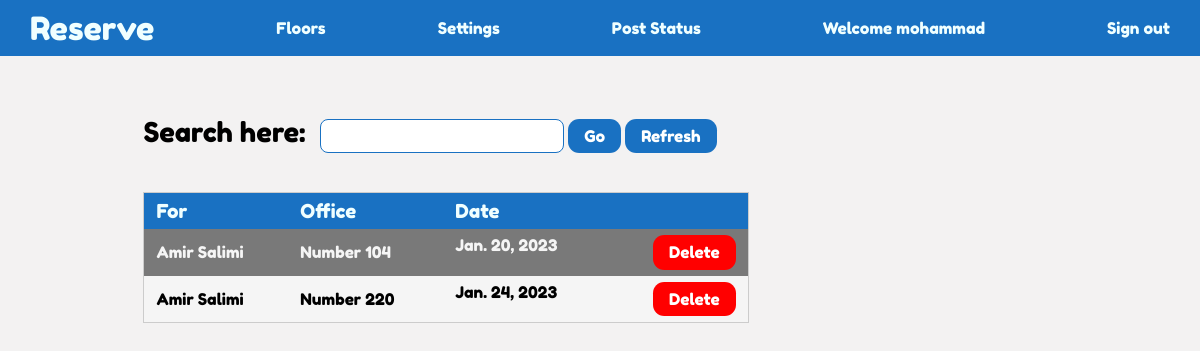
/reserved/ (signed in), run on the app's committed database.
### Office/models.py (models this page shows, shortened)
class Reserve(models.Model):
     staff = models.ForeignKey(CustomUser, on_delete=models.PROTECT)
     datum = models.DateField()
     room = models.ForeignKey(FloorsDB, on_delete=models.PROTECT)

class FloorsDB(models.Model):
    status_of_floors = (
        (1, 'First floor'), (2, 'Second floor'), (3, 'Third floor')
    )
    floor = models.IntegerField(choices=status_of_floors)
    officeName = models.CharField(max_length=35)
    isActive = models.BooleanField(default=True)
    def __str__(self):
        return f'Number {self.officeName}'

### members/models.py (models this page shows)
class CustomUser(models.Model):
    user = models.OneToOneField(User, on_delete=models.CASCADE, related_name="profile")
    first_name = models.CharField(max_length=50, blank=True, null=True)
    last_name = models.CharField(max_length=50, blank=True, null=True)
    isActive = models.BooleanField(default=True)
    email = models.EmailField(blank=True, null=True)
    office = models.ForeignKey(Office, on_delete=models.PROTECT, blank=True, null=True)
    department = models.ForeignKey(Department, on_delete=models.PROTECT, blank=True, null=True)
    def __str__(self):
        return f'{self.first_name} {self.last_name}'

### Office/views.py (the view)
# urls.py: path('reserved/', officeViews.reservedViews, name='reserved'),
@login_required
def reservedViews(request):
    offices = Reserve.objects.all()
    context = {
        'offices': offices
    }
    return render(request, 'Office/reserved.html', context)

### templates/Office/reserved.html (shortened to what this page needs)
{% extends 'base_floors.html' %}
{% load static %}
{% block styles %}
<link rel="stylesheet" href="{% static 'styles/navbar.css' %}">
<link rel="stylesheet" href="{% static 'styles/post.css' %}">
{% endblock %}
{% block post %}
<a href="/settings/post/" class="navMenuItemLink">Post Status</a>
{% endblock %}
{% block body %}
<div class="postBase">
    <div class="postContent">
        <div class="postSearch">
            <label for="postSearchInput">Search here: </label>
            <input type="text" id="postSearchInput">
            <div>
                <button type="submit">Go</button>
                <button class="postSearchRefresh">Refresh</button>
            </div>
        </div>
        <div class="postShow">
            <table>
                <tbody>
                    <tr class="postShowHead">
                        <td>For</td>
                        <td>Office</td>
                        <td>Date</td>
                    </tr>
                    {% if offices %}
                    {% for office in offices %}
                    <tr class="postShowResult">
                        <td class="result ">{{ office.staff }}</td>
                        <td class="result">{{ office.room }}</td>
                        <td class="result">{{ office.datum }}
                            <a style="float: right;" href="/reserved_delete/{{ office.id }}">Delete</a>
                        </td>
                    </tr>
                    {% endfor %}
                    {% endif %}
                </tbody>
            </table>
        </div>
    </div>
</div>
{% endblock %}

### templates/base_floors.html (shortened to what this page needs)
{% load static %}
<!DOCTYPE html>
<html lang="en">
<head>
    {% block styles %} {% endblock %}
</head>
<body>
    <div class="base">
        <header>
            <nav class="navbar">
                <a href="/reserved/" class="navLogo">Reserve</a>
                <ul class="navMenu">
                    <li class="navMenuItem">
                        <a class="navMenuItemLink">Floors</a>
                    </li>
                    <li class="navMenuItem">
                        <a class="navMenuItemLink">Settings</a>
                    </li>
                    <li class="navMenuItem">
                        {% block post %}
                        {% endblock %}
                    </li>
                </ul>
                <div class="welcome">Welcome {{ request.user.username }}</div>
                <div class="logout"><a href="/members/logout_user/">Sign out</a></div>
            </nav>
        </header>
        {% block body %}
        {% endblock %}
    </div>
</body>
</html>

### static/styles/navbar.css (style rules this page uses)
* { font-family: "Fredoka One"; padding: 0; margin: 0; }
.base { height: 100vh; }
header { background-color: #1971c2; }
li { cursor: pointer; }
.navLogo { color: azure; font-size: 2rem; text-decoration: none; }
.navbar { min-height: 7vh; display: flex; justify-content: space-between; align-items: center; padding: 0 2.5%; }
.navMenu { display: flex; justify-content: space-between; align-items: center; gap: 7rem; }
.navMenuItem { list-style: none; justify-content: start; transition: 0.7s; }
.navMenuItemLink { transition: 0.7s ease; color: azure; text-decoration: none; }
.welcome { color: azure; }
.logout { color: azure; cursor: pointer; transition: 0.7s; }
.logout a { text-decoration: none; color: azure; }

### static/styles/post.css (style rules this page uses)
.postBase { height: 93vh; background-color: #f3f2f2; }
.postContent { width: 65%; margin: 0 25% 0 10%; padding: 5% 0 3% 0; box-sizing: border-box; }
.postSearch { margin-bottom: 5%; margin-left: 3%; }
.postSearch label { font-size: 1.7rem; margin: 0 1% 0 0; }
.postSearch input { width: 30%; line-height: 2rem; border-radius: 0.5rem; border: 1px solid #1971c2; font-size: 1.1rem; padding: 0 1%; overflow: scroll; }
.postSearch button { cursor: pointer; color: #fff; background-color: #1971c2; border-color: #1971c2; text-align: center; border: none; padding: 0.45rem 1rem; font-size: 1rem; border-radius: 0.7rem; }
.postSearch > div { display: inline; }
.postShow { margin-left: 3%; margin-bottom: 3%; }
.postShow table { display: table; border: 1px solid #ccc; border-collapse: collapse; border-spacing: 0; width: 80%; }
.postShow tr { display: table-row; vertical-align: middle; }
.postShow td { padding: 1% 2%; }
.postShowHead td { background-color: #1971c2; color: azure; font-weight: lighter; font-size: 1.2rem; }
.postShow tr:nth-child(odd) { background-color: whitesmoke; }
.postShow tr:nth-child(even) { background-color: rgb(121, 121, 121); color: whitesmoke; }
.postShow tbody { display: table-row-group; vertical-align: middle; }
.postAdd button, .result a { cursor: pointer; color: #fff; background-color: #1971c2; border-color: #1971c2; text-align: center; border: none; padding: 0.45rem 1rem; font-size: 1rem; border-radius: 0.7rem; text-decoration: none; }
.result a { background-color: red; border-color: red; }

### data on the page
Reserve: staff "Amir Salimi", room "Number 104", datum "Jan. 20, 2023"
Reserve: staff "Amir Salimi", room "Number 220", datum "Jan. 24, 2023"

### other printed values
{{ request.user.username }} "mohammad"
